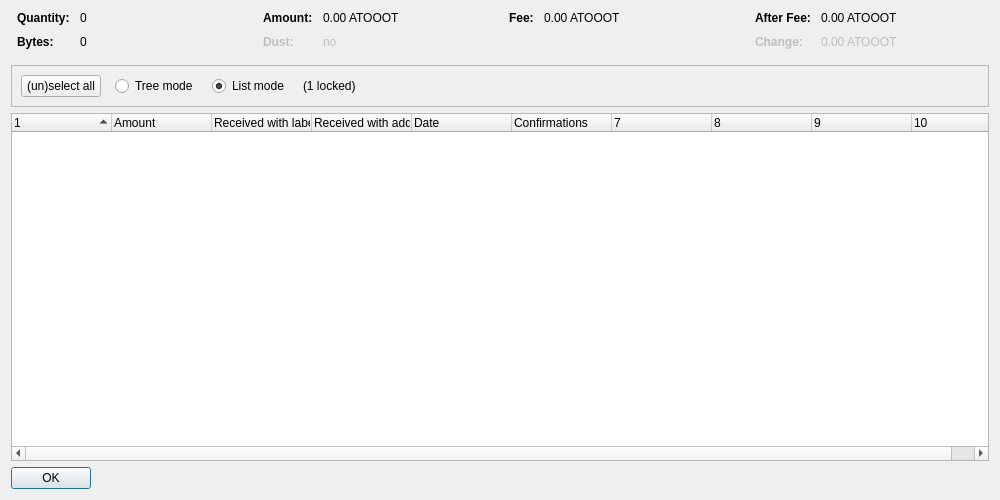
<?xml version="1.0" encoding="UTF-8"?>
<ui version="4.0">
 <class>CoinControlDialog</class>
 <widget class="QDialog" name="CoinControlDialog">
  <property name="geometry">
   <rect>
    <x>0</x>
    <y>0</y>
    <width>1000</width>
    <height>500</height>
   </rect>
  </property>
  <property name="windowTitle">
   <string>Coin Selection</string>
  </property>
  <layout class="QVBoxLayout" name="verticalLayout">
   <item>
    <layout class="QHBoxLayout" name="horizontalLayoutTop" stretch="0,0,0,0">
     <property name="topMargin">
      <number>0</number>
     </property>
     <property name="bottomMargin">
      <number>10</number>
     </property>
     <item>
      <layout class="QFormLayout" name="formLayoutCoinControl1">
       <property name="horizontalSpacing">
        <number>10</number>
       </property>
       <property name="verticalSpacing">
        <number>10</number>
       </property>
       <property name="leftMargin">
        <number>6</number>
       </property>
       <property name="rightMargin">
        <number>6</number>
       </property>
       <item row="0" column="0">
        <widget class="QLabel" name="labelCoinControlQuantityText">
         <property name="font">
          <font>
           <weight>75</weight>
           <bold>true</bold>
          </font>
         </property>
         <property name="text">
          <string>Quantity:</string>
         </property>
        </widget>
       </item>
       <item row="0" column="1">
        <widget class="QLabel" name="labelCoinControlQuantity">
         <property name="cursor">
          <cursorShape>IBeamCursor</cursorShape>
         </property>
         <property name="contextMenuPolicy">
          <enum>Qt::ActionsContextMenu</enum>
         </property>
         <property name="text">
          <string notr="true">0</string>
         </property>
         <property name="textInteractionFlags">
          <set>Qt::LinksAccessibleByMouse|Qt::TextSelectableByKeyboard|Qt::TextSelectableByMouse</set>
         </property>
        </widget>
       </item>
       <item row="1" column="0">
        <widget class="QLabel" name="labelCoinControlBytesText">
         <property name="font">
          <font>
           <weight>75</weight>
           <bold>true</bold>
          </font>
         </property>
         <property name="text">
          <string>Bytes:</string>
         </property>
        </widget>
       </item>
       <item row="1" column="1">
        <widget class="QLabel" name="labelCoinControlBytes">
         <property name="cursor">
          <cursorShape>IBeamCursor</cursorShape>
         </property>
         <property name="contextMenuPolicy">
          <enum>Qt::ActionsContextMenu</enum>
         </property>
         <property name="text">
          <string notr="true">0</string>
         </property>
         <property name="textInteractionFlags">
          <set>Qt::LinksAccessibleByMouse|Qt::TextSelectableByKeyboard|Qt::TextSelectableByMouse</set>
         </property>
        </widget>
       </item>
      </layout>
     </item>
     <item>
      <layout class="QFormLayout" name="formLayoutCoinControl2">
       <property name="horizontalSpacing">
        <number>10</number>
       </property>
       <property name="verticalSpacing">
        <number>10</number>
       </property>
       <property name="leftMargin">
        <number>6</number>
       </property>
       <property name="rightMargin">
        <number>6</number>
       </property>
       <item row="0" column="0">
        <widget class="QLabel" name="labelCoinControlAmountText">
         <property name="font">
          <font>
           <weight>75</weight>
           <bold>true</bold>
          </font>
         </property>
         <property name="text">
          <string>Amount:</string>
         </property>
        </widget>
       </item>
       <item row="0" column="1">
        <widget class="QLabel" name="labelCoinControlAmount">
         <property name="cursor">
          <cursorShape>IBeamCursor</cursorShape>
         </property>
         <property name="contextMenuPolicy">
          <enum>Qt::ActionsContextMenu</enum>
         </property>
         <property name="text">
          <string notr="true">0.00 ATOOOT</string>
         </property>
         <property name="textInteractionFlags">
          <set>Qt::LinksAccessibleByMouse|Qt::TextSelectableByKeyboard|Qt::TextSelectableByMouse</set>
         </property>
        </widget>
       </item>
       <item row="1" column="0">
        <widget class="QLabel" name="labelCoinControlLowOutputText">
         <property name="enabled">
          <bool>false</bool>
         </property>
         <property name="font">
          <font>
           <weight>75</weight>
           <bold>true</bold>
          </font>
         </property>
         <property name="text">
          <string>Dust:</string>
         </property>
        </widget>
       </item>
       <item row="1" column="1">
        <widget class="QLabel" name="labelCoinControlLowOutput">
         <property name="enabled">
          <bool>false</bool>
         </property>
         <property name="cursor">
          <cursorShape>IBeamCursor</cursorShape>
         </property>
         <property name="contextMenuPolicy">
          <enum>Qt::ActionsContextMenu</enum>
         </property>
         <property name="text">
          <string notr="true">no</string>
         </property>
         <property name="textInteractionFlags">
          <set>Qt::LinksAccessibleByMouse|Qt::TextSelectableByKeyboard|Qt::TextSelectableByMouse</set>
         </property>
        </widget>
       </item>
      </layout>
     </item>
     <item>
      <layout class="QFormLayout" name="formLayoutCoinControl3">
       <property name="horizontalSpacing">
        <number>10</number>
       </property>
       <property name="verticalSpacing">
        <number>10</number>
       </property>
       <property name="leftMargin">
        <number>6</number>
       </property>
       <property name="rightMargin">
        <number>6</number>
       </property>
       <item row="0" column="0">
        <widget class="QLabel" name="labelCoinControlFeeText">
         <property name="font">
          <font>
           <weight>75</weight>
           <bold>true</bold>
          </font>
         </property>
         <property name="text">
          <string>Fee:</string>
         </property>
        </widget>
       </item>
       <item row="0" column="1">
        <widget class="QLabel" name="labelCoinControlFee">
         <property name="cursor">
          <cursorShape>IBeamCursor</cursorShape>
         </property>
         <property name="contextMenuPolicy">
          <enum>Qt::ActionsContextMenu</enum>
         </property>
         <property name="text">
          <string notr="true">0.00 ATOOOT</string>
         </property>
         <property name="textInteractionFlags">
          <set>Qt::LinksAccessibleByMouse|Qt::TextSelectableByKeyboard|Qt::TextSelectableByMouse</set>
         </property>
        </widget>
       </item>
      </layout>
     </item>
     <item>
      <layout class="QFormLayout" name="formLayoutCoinControl4">
       <property name="horizontalSpacing">
        <number>10</number>
       </property>
       <property name="verticalSpacing">
        <number>10</number>
       </property>
       <property name="leftMargin">
        <number>6</number>
       </property>
       <property name="rightMargin">
        <number>6</number>
       </property>
       <item row="0" column="0">
        <widget class="QLabel" name="labelCoinControlAfterFeeText">
         <property name="font">
          <font>
           <weight>75</weight>
           <bold>true</bold>
          </font>
         </property>
         <property name="text">
          <string>After Fee:</string>
         </property>
        </widget>
       </item>
       <item row="0" column="1">
        <widget class="QLabel" name="labelCoinControlAfterFee">
         <property name="cursor">
          <cursorShape>IBeamCursor</cursorShape>
         </property>
         <property name="contextMenuPolicy">
          <enum>Qt::ActionsContextMenu</enum>
         </property>
         <property name="text">
          <string notr="true">0.00 ATOOOT</string>
         </property>
         <property name="textInteractionFlags">
          <set>Qt::LinksAccessibleByMouse|Qt::TextSelectableByKeyboard|Qt::TextSelectableByMouse</set>
         </property>
        </widget>
       </item>
       <item row="1" column="0">
        <widget class="QLabel" name="labelCoinControlChangeText">
         <property name="enabled">
          <bool>false</bool>
         </property>
         <property name="font">
          <font>
           <weight>75</weight>
           <bold>true</bold>
          </font>
         </property>
         <property name="text">
          <string>Change:</string>
         </property>
        </widget>
       </item>
       <item row="1" column="1">
        <widget class="QLabel" name="labelCoinControlChange">
         <property name="enabled">
          <bool>false</bool>
         </property>
         <property name="cursor">
          <cursorShape>IBeamCursor</cursorShape>
         </property>
         <property name="contextMenuPolicy">
          <enum>Qt::ActionsContextMenu</enum>
         </property>
         <property name="text">
          <string notr="true">0.00 ATOOOT</string>
         </property>
         <property name="textInteractionFlags">
          <set>Qt::LinksAccessibleByMouse|Qt::TextSelectableByKeyboard|Qt::TextSelectableByMouse</set>
         </property>
        </widget>
       </item>
      </layout>
     </item>
    </layout>
   </item>
   <item>
    <widget class="QFrame" name="frame">
     <property name="minimumSize">
      <size>
       <width>0</width>
       <height>40</height>
      </size>
     </property>
     <property name="frameShape">
      <enum>QFrame::StyledPanel</enum>
     </property>
     <property name="frameShadow">
      <enum>QFrame::Sunken</enum>
     </property>
     <layout class="QHBoxLayout" name="horizontalLayout">
      <item>
       <layout class="QHBoxLayout" name="horizontalLayoutPanel" stretch="0,0,0,0,0">
        <property name="spacing">
         <number>14</number>
        </property>
        <item>
         <widget class="QPushButton" name="pushButtonSelectAll">
          <property name="sizePolicy">
           <sizepolicy hsizetype="Maximum" vsizetype="Fixed">
            <horstretch>0</horstretch>
            <verstretch>0</verstretch>
           </sizepolicy>
          </property>
          <property name="text">
           <string>(un)select all</string>
          </property>
          <property name="autoDefault">
           <bool>false</bool>
          </property>
         </widget>
        </item>
        <item>
         <widget class="QRadioButton" name="radioTreeMode">
          <property name="sizePolicy">
           <sizepolicy hsizetype="Maximum" vsizetype="Fixed">
            <horstretch>0</horstretch>
            <verstretch>0</verstretch>
           </sizepolicy>
          </property>
          <property name="text">
           <string>Tree mode</string>
          </property>
         </widget>
        </item>
        <item>
         <widget class="QRadioButton" name="radioListMode">
          <property name="sizePolicy">
           <sizepolicy hsizetype="Maximum" vsizetype="Fixed">
            <horstretch>0</horstretch>
            <verstretch>0</verstretch>
           </sizepolicy>
          </property>
          <property name="text">
           <string>List mode</string>
          </property>
          <property name="checked">
           <bool>true</bool>
          </property>
         </widget>
        </item>
        <item>
         <widget class="QLabel" name="labelLocked">
          <property name="text">
           <string notr="true">(1 locked)</string>
          </property>
         </widget>
        </item>
        <item>
         <spacer name="horizontalSpacer">
          <property name="orientation">
           <enum>Qt::Horizontal</enum>
          </property>
          <property name="sizeHint" stdset="0">
           <size>
            <width>40</width>
            <height>20</height>
           </size>
          </property>
         </spacer>
        </item>
       </layout>
      </item>
     </layout>
    </widget>
   </item>
   <item>
    <widget class="CoinControlTreeWidget" name="treeWidget">
     <property name="contextMenuPolicy">
      <enum>Qt::CustomContextMenu</enum>
     </property>
     <property name="sortingEnabled">
      <bool>false</bool>
     </property>
     <property name="columnCount">
      <number>10</number>
     </property>
     <attribute name="headerShowSortIndicator" stdset="0">
      <bool>true</bool>
     </attribute>
     <attribute name="headerStretchLastSection">
      <bool>false</bool>
     </attribute>
     <column>
      <property name="text">
       <string/>
      </property>
     </column>
     <column>
      <property name="text">
       <string>Amount</string>
      </property>
     </column>
     <column>
      <property name="text">
       <string>Received with label</string>
      </property>
     </column>
     <column>
      <property name="text">
       <string>Received with address</string>
      </property>
     </column>
     <column>
      <property name="text">
       <string>Date</string>
      </property>
     </column>
     <column>
      <property name="text">
       <string>Confirmations</string>
      </property>
      <property name="toolTip">
       <string>Confirmed</string>
      </property>
     </column>
     <column>
      <property name="text">
       <string/>
      </property>
     </column>
     <column>
      <property name="text">
       <string/>
      </property>
     </column>
     <column>
      <property name="text">
       <string/>
      </property>
     </column>
     <column>
      <property name="text">
       <string/>
      </property>
     </column>
    </widget>
   </item>
   <item>
    <widget class="QDialogButtonBox" name="buttonBox">
     <property name="sizePolicy">
      <sizepolicy hsizetype="Maximum" vsizetype="Fixed">
       <horstretch>0</horstretch>
       <verstretch>0</verstretch>
      </sizepolicy>
     </property>
     <property name="orientation">
      <enum>Qt::Horizontal</enum>
     </property>
     <property name="standardButtons">
      <set>QDialogButtonBox::Ok</set>
     </property>
    </widget>
   </item>
  </layout>
 </widget>
 <customwidgets>
  <customwidget>
   <class>CoinControlTreeWidget</class>
   <extends>QTreeWidget</extends>
   <header>qt/coincontroltreewidget.h</header>
  </customwidget>
 </customwidgets>
 <resources/>
 <connections/>
</ui>
